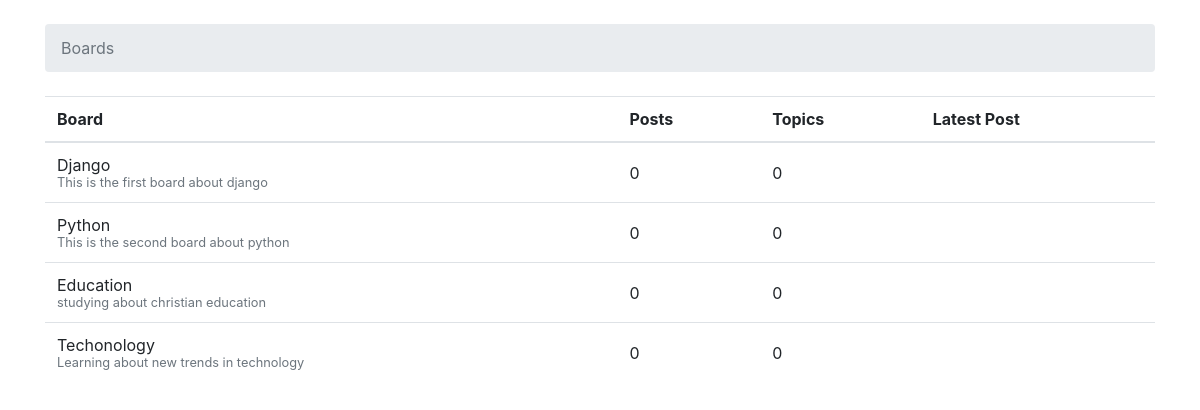
The page / on the database its author committed.
### boards/models.py (models this page shows, shortened)
class Board(models.Model):
    name=models.CharField(max_length=30, unique=True)
    description = models.CharField(max_length=100)

### boards/views.py (the view)
# urls.py: path('', views.home, name='home'),
def home(request):
    boards = Board.objects.all()
    return render(request, 'home.html', {'boards':boards})

### templates/home.html (shortened to what this page needs)
{% load static %}
<html>
    <head>
        <link rel="stylesheet" href="{% static 'css/bootstrap.min.css' %}">
    </head>
    <body>
        <div class="container">
            <ol class="breadcrumb my-4">
                <li class="breadcrumb-item active">Boards</li>
            </ol>
            <table class="table">
                <thead class="thead-inverse">
                    <tr>
                        <th>Board</th>
                        <th>Posts</th>
                        <th>Topics</th>
                        <th>Latest Post</th>
                    </tr>
                </thead>
                <tbody>
                    {% for board in boards %}
                        <tr>
                            <td>
                                {{board.name}}<br>
                                <small class="text-muted d-block">{{board.description}}</small>
                            </td>
                            <td class="align-middle">0</td>
                            <td class="align-middle">0</td>
                            <td></td>
                        </tr>
                    {% endfor %}
                </tbody>
            </table>
        </div>
    </body>
</html>

### rows shown on the page
Board: name "Django", description "This is the first board about django"
Board: name "Python", description "This is the second board about python"
Board: name "Education", description "studying about christian education"
Board: name "Techonology", description "Learning about new trends in technology"
